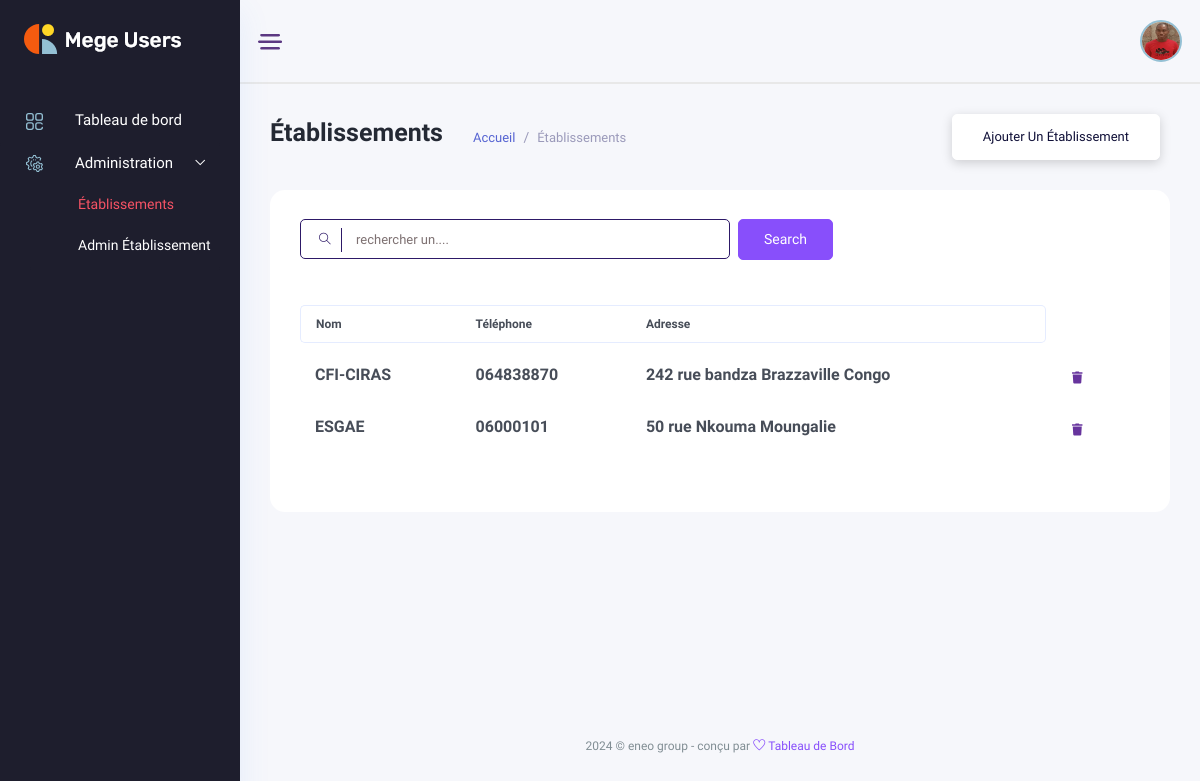
Page /établissements/ (signed in) on the earlier database version.
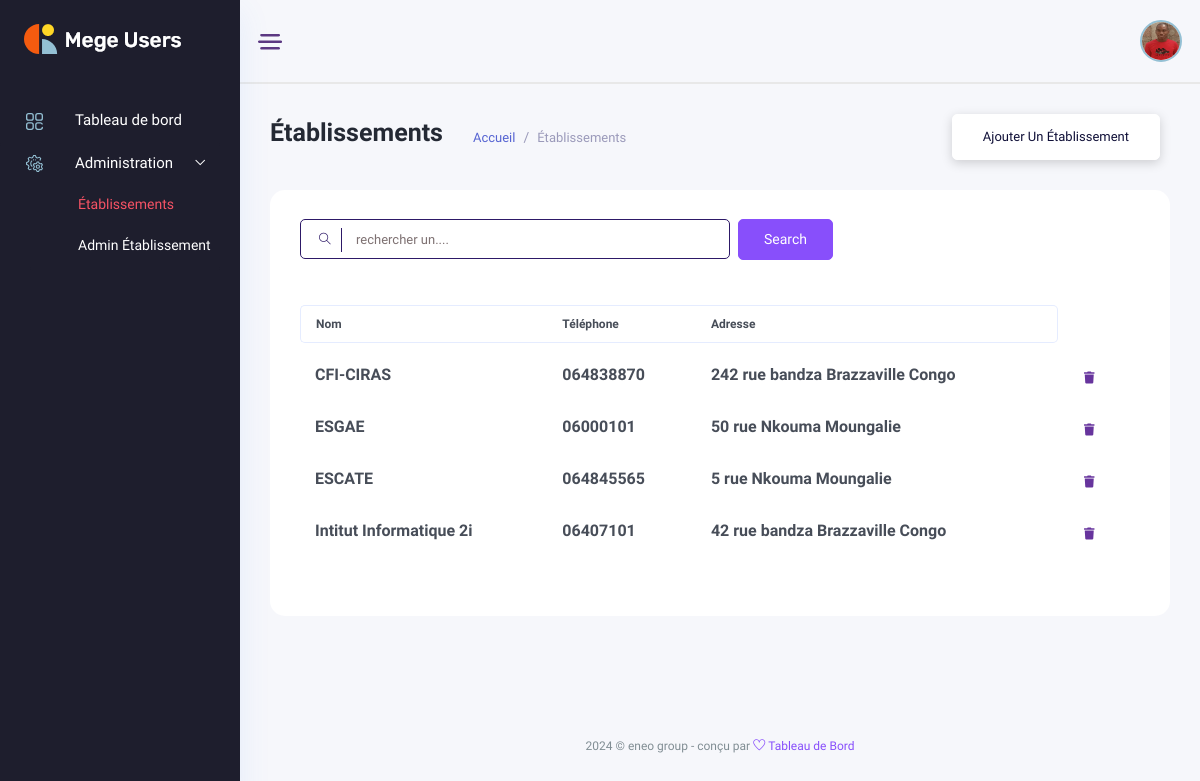
Same page on the later database version.
### backend/models/gestion_ecole.py (models this page shows, shortened)
class Etablishment(models.Model):
    name = models.CharField(max_length=120)
    tel = models.CharField(max_length=20)
    address = models.CharField(max_length=100)
    social_address = models.CharField(max_length=100, blank=True, null=True)
    email = models.EmailField(max_length=200, blank=True, null=True)
    bulletin_foot = models.CharField(max_length=50, blank=True, null=True)
    currency = models.CharField(max_length=50, choices=currencies, blank=True, null=True)
    système = models.CharField(max_length=50, choices=systemes, blank=True, null=True)
    status_fees = models.CharField(max_length=50, choices=statues, blank=True, null=True)
    subscription_fees = models.IntegerField(default=1000, blank=True, null=True)
    month = models.IntegerField(default=9, blank=True, null=True)
    re_registration_fees = models.IntegerField(default=800, blank=True, null=True)

### administration/views.py (called while the page is built)
    def dispatch(self,request, *args, **kwargs):
        if not request.user.is_authenticated or not request.user.is_admin:
            return redirect('backend:login')
        return super().dispatch(request, *args, **kwargs)

    def get(self, request, *args, **kwargs):
        schools = Etablishment.objects.all()
        return render(request, template_name=self.template_name, context={'schools':schools})

### administration/templates/administration/schools/schools.html (shortened to what the changed rows need)
{% extends '../base.html' %}
{% load static %}
{% block content %}
<div class="main_content_iner overly_inner ">
    <div class="container-fluid p-0 ">
        <div class="row">
            <div class="col-lg-12">
                <div class="white_card card_height_100 mb_30 pt-4">
                    <div class="white_card_body">
                        <div class="QA_section">
                            <div class="QA_table mb_30">
                                <table id="dataTable" class="table lms_table_active ">
                                    <thead>
                                        <tr>
                                            <th scope="col">Nom</th>
                                            <th scope="col">Téléphone</th>
                                            <th scope="col">Adresse</th>
                                        </tr>
                                    </thead>
                                    <tbody id="elementList">
                                        {% for school in schools %}
                                            <tr data-id="{{ item.id }}">
                                                <td><h6> {{ school.name }} </h6></td>
                                                <td><h6> {{ school.tel }} </h6></td>
                                                <td><h6> {{ school.address }} </h6></td>
                                                <td>
                                                    <div class="action_btns d-flex">
                                                        <a href="#" onclick="deleteItem({{ school.id }})" class="action_btn"> <i class="fas fa-trash"></i> </a>
                                                    </div>
                                                </td>
                                            </tr>
                                        {% endfor %}
                                    </tbody>
                                </table>
                            </div>
                        </div>
                    </div>
                </div>
            </div>
        </div>
    </div>
</div>
{% endblock content %}

Differences in the rows shown:
added Etablishment: name "ESCATE", tel "064845565", address "5 rue Nkouma Moungalie"
added Etablishment: name "Intitut Informatique 2i", tel "06407101", address "42 rue bandza Brazzaville Congo"
